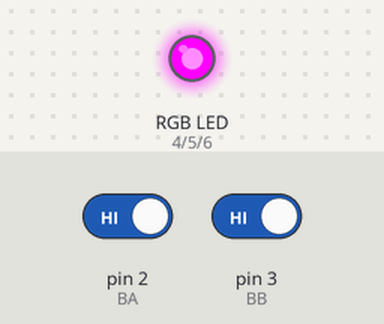
A sketch run on a simulated Arduino Uno, built with avr-gcc and run on an emulated ATmega328P. Shown: an RGB LED mixed from three pins (HIGH = lit). Dashed ring = blinking. Inputs (shaded band) come from the test bench; at power-on: pin 2 (BA) HIGH, pin 3 (BB) HIGH.

Above: at 1.2 s.
1.3 s: pin 2 (BA) driven LOW
At 1.9 s:
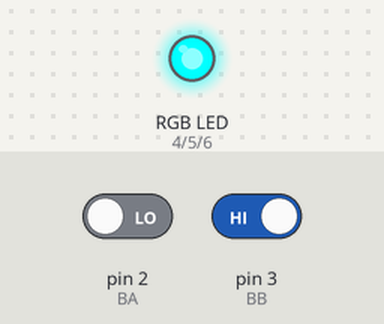
3.0 s: pin 3 (BB) driven LOW
At 3.4 s:
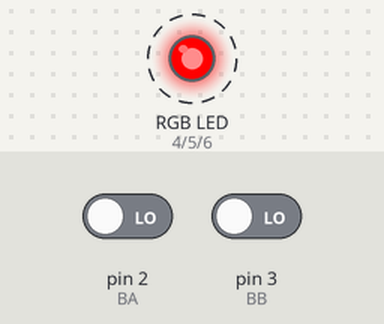
6.0 s: pin 2 (BA) driven HIGH
At 6.6 s:
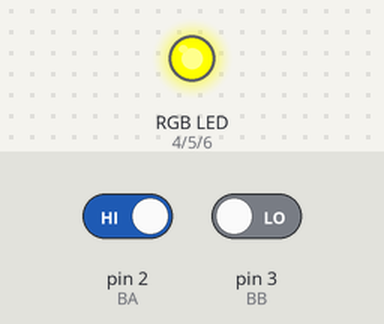
7.5 s: pin 3 (BB) driven HIGH
At 8.9 s:
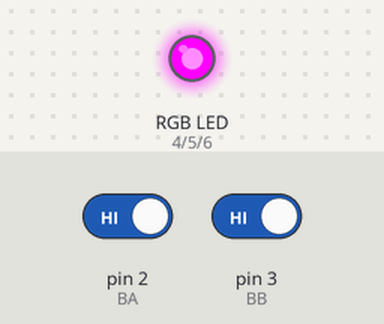
Timing chart, 0 to 10.0 s (numbered marks = the images above; inputs shaded):
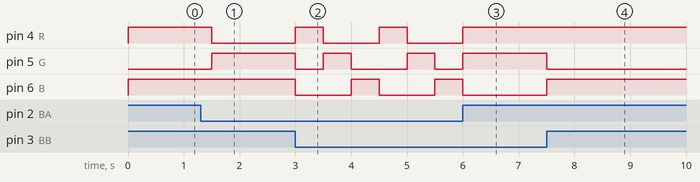

Measured:
- after the input at 1.3 s, pin 4 (R): HIGH → LOW after 0.20 s; pin 5 (G): LOW → HIGH after 0.20 s
- after the input at 3.0 s, pin 4 (R), pin 6 (B): alternates HIGH for 0.50 s and LOW for 1.0 s, starting at once; pin 5 (G): goes LOW 0.50 s, HIGH 0.50 s, LOW 1.0 s, HIGH 0.50 s, then LOW, starting at once
- after the input at 6.0 s, pin 4 (R): goes on until 6.0 s, then stays HIGH; pin 6 (B): goes on until 6.0 s, then stays LOW
- after the input at 7.5 s, pin 5 (G): HIGH → LOW at once; pin 6 (B): LOW → HIGH at once

The sketch:

Tarea3__parte_1.ino
```cpp
/*
   Fundacion Kinal
   Centro educativo tecnico laboral Kinal
   Quinto perito
   Quinto electronica
   Codigo Tecnico: EB5AM / EB5AV
   Curso: Taller de electronica digital y reparacion de computadoras I
   Proyecto: CONTROL DE UN LED RGB POR MEDIO DE BOTONES
   alumno: Christian Solorzano
   Fecha: 18 de abril
*/
#define BA 2
#define BB 3
#define R 4
#define G 5
#define B 6

  void setup() {

          pinMode(BA,INPUT);
          pinMode(BB,INPUT);
          pinMode(R,OUTPUT);
          pinMode(G,OUTPUT);
          pinMode(B,OUTPUT);

}

void loop() {

    if(digitalRead(BA)==LOW && digitalRead(BB)==LOW){

    digitalWrite(R, HIGH);
    digitalWrite(G, LOW);
    digitalWrite(B, LOW);
    delay(500);
    digitalWrite(R, LOW);
    digitalWrite(G, HIGH);
    digitalWrite(B, LOW);
    delay(500);
    digitalWrite(R, LOW);
    digitalWrite(G, LOW);
    digitalWrite(B, HIGH);
    delay(500);
    }

    if(digitalRead(BA)==HIGH){

    digitalWrite(R, HIGH);
    digitalWrite(G, HIGH);
    digitalWrite(B, LOW);

    }

    if(digitalRead(BB)==HIGH){

    digitalWrite(R, LOW);
    digitalWrite(G, HIGH);
    digitalWrite(B, HIGH);

    }

    if(digitalRead(BA)==HIGH & digitalRead(BB)==HIGH){

    digitalWrite(R, HIGH);
    digitalWrite(G, LOW);
    digitalWrite(B, HIGH);
    delay(500);
    }

}
```
